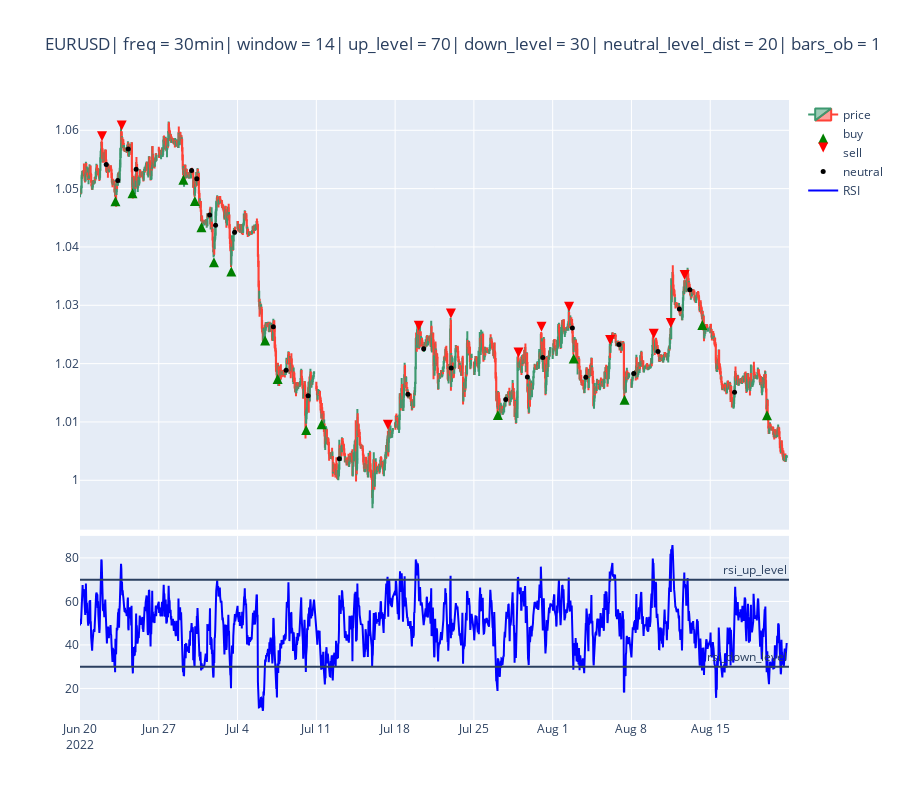

Notebook source saved alongside this figure:
### Code cell
tester.plot_trades(start='2022-06-20', end='2022-08-20')

### Figure 1 — Plotly figure (JSON) as saved in the notebook; plotly's stock layout.template omitted (floating-point values rounded to 4 significant figures; data arrays with more than 128 entries replaced by an {"elided": "..."} marker saying what was removed)
{"data": [{"close": {"elided": "2106 float values"}, "high": {"elided": "2106 float values"}, "low": {"elided": "2106 float values"}, "name": "price", "open": {"elided": "2106 float values"}, "type": "candlestick", "x": {"elided": "2106 str values"}, "xaxis": "x", "yaxis": "y"}, {"marker": {"color": "green", "size": 10, "symbol": "arrow-up"}, "mode": "markers", "name": "buy", "type": "scatter", "x": ["2022-06-22T06:00:00", "2022-06-23T08:00:00", "2022-06-28T13:30:00", "2022-06-29T07:00:00", "2022-06-29T17:00:00", "2022-06-30T12:00:00", "2022-07-01T14:30:00", "2022-07-05T18:00:00", "2022-07-06T13:00:00", "2022-07-08T08:30:00", "2022-07-11T08:00:00", "2022-07-26T12:30:00", "2022-08-02T08:00:00", "2022-08-05T13:30:00", "2022-08-12T12:00:00", "2022-08-18T14:30:00"], "xaxis": "x", "y": [1.049, 1.05, 1.052, 1.049, 1.044, 1.038, 1.037, 1.025, 1.018, 1.009, 1.01, 1.012, 1.022, 1.015, 1.027, 1.012], "yaxis": "y"}, {"marker": {"color": "red", "size": 10, "symbol": "arrow-down"}, "mode": "markers", "name": "sell", "type": "scatter", "x": ["2022-06-21T09:30:00", "2022-06-22T15:30:00", "2022-07-15T13:00:00", "2022-07-19T12:00:00", "2022-07-21T13:00:00", "2022-07-27T20:00:00", "2022-07-29T07:00:00", "2022-08-02T01:00:00", "2022-08-04T15:30:00", "2022-08-09T10:00:00", "2022-08-10T12:00:00", "2022-08-11T09:00:00"], "xaxis": "x", "y": [1.058, 1.06, 1.009, 1.026, 1.028, 1.021, 1.025, 1.029, 1.023, 1.024, 1.026, 1.034], "yaxis": "y"}, {"marker": {"color": "black", "size": 5, "symbol": "circle"}, "mode": "markers", "name": "neutral", "type": "scatter", "x": ["2022-06-21T16:00:00", "2022-06-22T09:30:00", "2022-06-23T01:30:00", "2022-06-23T13:30:00", "2022-06-29T02:00:00", "2022-06-29T10:00:00", "2022-06-30T05:30:00", "2022-06-30T14:30:00", "2022-07-01T19:30:00", "2022-07-06T06:30:00", "2022-07-07T02:00:00", "2022-07-08T11:30:00", "2022-07-12T11:00:00", "2022-07-18T19:30:00", "2022-07-19T19:30:00", "2022-07-21T13:30:00", "2022-07-27T00:30:00", "2022-07-28T09:30:00", "2022-07-29T09:00:00", "2022-08-02T06:00:00", "2022-08-03T02:30:00", "2022-08-05T05:00:00", "2022-08-08T03:30:00", "2022-08-09T16:30:00", "2022-08-11T01:00:00", "2022-08-11T17:00:00", "2022-08-16T13:00:00"], "xaxis": "x", "y": [1.054, 1.051, 1.057, 1.053, 1.053, 1.052, 1.045, 1.044, 1.043, 1.026, 1.019, 1.014, 1.004, 1.015, 1.023, 1.019, 1.014, 1.018, 1.021, 1.026, 1.018, 1.023, 1.018, 1.022, 1.029, 1.033, 1.015], "yaxis": "y"}, {"marker": {"color": "blue"}, "mode": "lines", "name": "RSI", "type": "scatter", "x": {"elided": "2106 str values"}, "xaxis": "x2", "y": {"elided": "2106 float values"}, "yaxis": "y2"}], "layout": {"annotations": [{"showarrow": false, "text": "rsi_up_level", "x": 1, "xanchor": "right", "xref": "x2 domain", "y": 70, "yanchor": "bottom", "yref": "y2"}, {"showarrow": false, "text": "rsi_down_level", "x": 1, "xanchor": "right", "xref": "x2 domain", "y": 30, "yanchor": "bottom", "yref": "y2"}], "height": 800, "newshape": {"line": {"color": "black"}}, "shapes": [{"type": "line", "x0": 0, "x1": 1, "xref": "x2 domain", "y0": 70, "y1": 70, "yref": "y2"}, {"type": "line", "x0": 0, "x1": 1, "xref": "x2 domain", "y0": 30, "y1": 30, "yref": "y2"}], "title": {"text": "EURUSD| freq = 30min| window = 14| up_level = 70| down_level = 30| neutral_level_dist = 20| bars_ob = 1"}, "xaxis": {"anchor": "y", "domain": [0, 1], "matches": "x2", "rangebreaks": [{"bounds": ["sat", "mon"]}], "rangeslider": {"visible": false}, "showticklabels": false}, "xaxis2": {"anchor": "y2", "domain": [0, 1], "rangebreaks": [{"bounds": ["sat", "mon"]}]}, "yaxis": {"anchor": "x", "domain": [0.307, 1]}, "yaxis2": {"anchor": "x2", "domain": [0, 0.297]}}}
